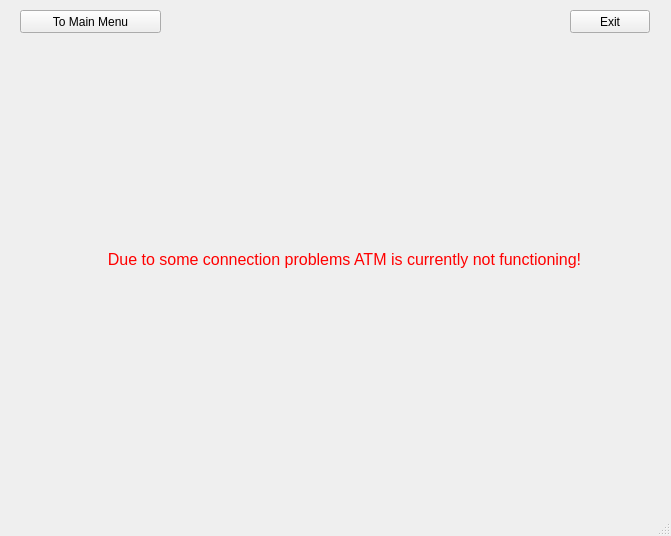
<?xml version="1.0" encoding="UTF-8"?>
<ui version="4.0">
 <class>MainWindow</class>
 <widget class="QMainWindow" name="MainWindow">
  <property name="geometry">
   <rect>
    <x>0</x>
    <y>0</y>
    <width>671</width>
    <height>536</height>
   </rect>
  </property>
  <property name="windowTitle">
   <string>MainWindow</string>
  </property>
  <property name="styleSheet">
   <string notr="true"/>
  </property>
  <widget class="QWidget" name="centralWidget">
   <widget class="QPushButton" name="exitButton">
    <property name="geometry">
     <rect>
      <x>570</x>
      <y>10</y>
      <width>80</width>
      <height>23</height>
     </rect>
    </property>
    <property name="text">
     <string>Exit</string>
    </property>
   </widget>
   <widget class="QWidget" name="verticalLayoutWidget">
    <property name="geometry">
     <rect>
      <x>20</x>
      <y>40</y>
      <width>631</width>
      <height>461</height>
     </rect>
    </property>
    <layout class="QVBoxLayout" name="widgetsVerticalLayout">
     <property name="leftMargin">
      <number>0</number>
     </property>
    </layout>
   </widget>
   <widget class="QPushButton" name="toMainMenuButton">
    <property name="geometry">
     <rect>
      <x>20</x>
      <y>10</y>
      <width>141</width>
      <height>23</height>
     </rect>
    </property>
    <property name="text">
     <string>To Main Menu</string>
    </property>
   </widget>
   <widget class="QLabel" name="errorLabel">
    <property name="geometry">
     <rect>
      <x>30</x>
      <y>30</y>
      <width>629</width>
      <height>459</height>
     </rect>
    </property>
    <property name="styleSheet">
     <string notr="true">#errorLabel { 
	color: red; 
	font-size: 12pt;
}</string>
    </property>
    <property name="text">
     <string>Due to some connection problems ATM is currently not functioning!</string>
    </property>
    <property name="alignment">
     <set>Qt::AlignCenter</set>
    </property>
   </widget>
  </widget>
  <widget class="QStatusBar" name="statusBar"/>
 </widget>
 <layoutdefault spacing="6" margin="11"/>
 <resources/>
 <connections/>
</ui>
